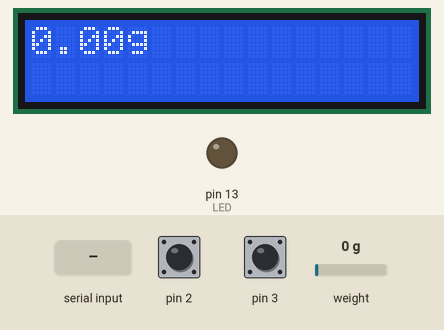
The sketch below on a simulated Arduino Uno, built with avr-gcc and run on an emulated ATmega328P. Parts: 16×2 character LCD, output pins drawn as LEDs (lit = HIGH). The inputs (shaded band) are chosen by the test bench; at power-on: pin 2 HIGH, pin 3 HIGH, weight on the scale 0 g. What the sketch prints to the serial monitor is not drawn.

Above: at 6.2 s.
6.3 s: pin 2 pulled LOW for 0.15 s
At 9.1 s:
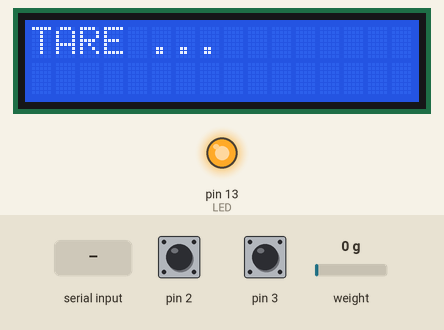
9.4 s: pin 3 pulled LOW for 0.15 s
At 12.2 s:
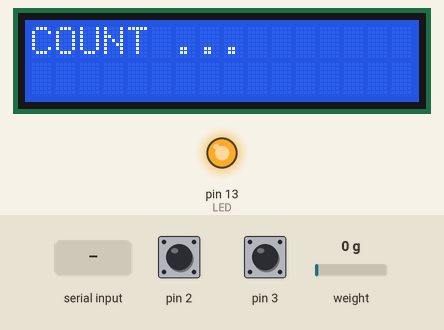
12.5 s: weight on the scale set to 100 g
15.5 s: "L90\n" received over Serial
18.5 s: pin 2 pulled LOW for 1 s
At 22.4 s:
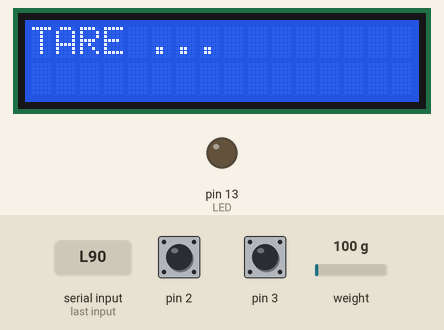
22.5 s: weight on the scale set to 1250 g
At 24.99 s:
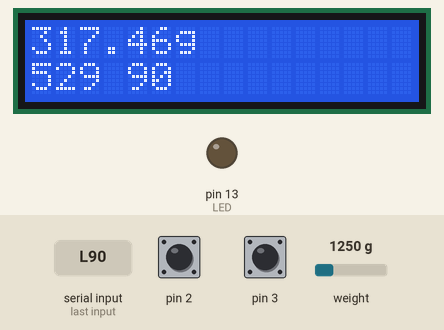
Timing chart, 0 to 29.2 s (numbered marks = the images above; inputs shaded):
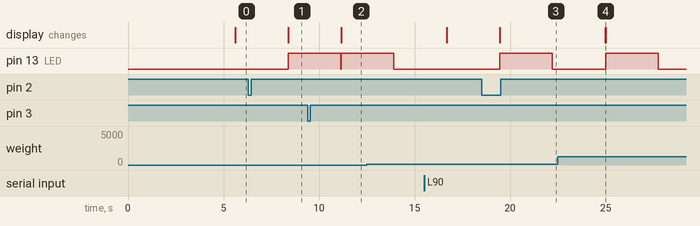

The sketch:

counting_scale.ino
```cpp
#include <Q2HX711.h>
#include <LiquidCrystal_I2C.h>

const int resolution=1000;
const byte hx711_data_pin = A3;
const byte hx711_clock_pin = A2;
const int  MaxChars=15;

String commandChars="~CWL";
char   strValue[MaxChars+1];
char   serialInputType=' ';
float  itemWeight=0.00;
int    index=0;
long   total=0;
long   average = 0;
long   tareWeight=0;
String LCDLine1,LCDLine2;
String itemLabel;
bool doTare=false;
bool doCount=false;

Q2HX711 hx711(hx711_data_pin, hx711_clock_pin);
LiquidCrystal_I2C lcd(0x3F,16,2);

void updateLCD () {
  lcd.clear();
  lcd.setCursor(0,0);
  lcd.print(LCDLine1);
  Serial.print("A");
  Serial.println(LCDLine1);

  lcd.setCursor(0,1);
  lcd.print(LCDLine2);
  Serial.print("B");
  Serial.println(LCDLine2);
}

long readingAverage(int samples=25,long t=0) {
 total=0;

 for (int i=0; i<samples;i++) {
    total=total+((hx711.read()/resolution)-t);
    delay(10);
 }
 return (total / samples);
}

void _doTare() {
  doTare=true;
}

void setTare() {
  doTare=false;
  LCDLine1="TARE ...";
  LCDLine2="";
  updateLCD();
  digitalWrite(13, !digitalRead(13)); // Toggle LED on pin 13
  tareWeight=readingAverage(25,0);
  digitalWrite(13, !digitalRead(13)); // Toggle LED on pin 13
}

void _doCount() {
  doCount=true;
}
void getItemWeight(float c=25.00)
{
  doCount=false;
  LCDLine1="COUNT ...";
  LCDLine2="";
  updateLCD();
  digitalWrite(13, !digitalRead(13)); // Toggle LED on pin 13
  itemWeight=readingAverage(25,tareWeight) / c;
  Serial.print('I');
  Serial.println(int(itemWeight*100));
  digitalWrite(13, !digitalRead(13)); // Toggle LED on pin 13
}

void setup() {
  Serial.begin(38400);
  Serial.println("Counting Scale - Version 0.9");
  pinMode(13, OUTPUT);
  pinMode(2, INPUT_PULLUP);
  pinMode(3, INPUT_PULLUP);
  attachInterrupt(0, _doTare, CHANGE);
  attachInterrupt(1, _doCount, CHANGE);
  lcd.init(); //initialize the lcd
  lcd.backlight(); //open the backlight
  LCDLine1="Initializing ...";
  LCDLine2="";
  updateLCD();
  tareWeight=readingAverage(25,0);
}

void setLabel(char ch) {
  if(index < MaxChars && (isDigit(ch) or isAlpha(ch) or isWhitespace(ch))) {
    strValue[index++] = ch;
  }
  else
  {
    itemLabel=strValue;
    index = 0;
//    strValue[0]=(char)0;
    memset(strValue, 0, sizeof strValue);
    serialInputType=' ';
  }
}

void setItemWeight(char ch) {
  int tempWeight;
  if(index < MaxChars && isDigit(ch)) {
    strValue[index++] = ch;
  }
  else
  {
    tempWeight =atoi(strValue);
    if(tempWeight > 0){
      itemWeight=tempWeight/100.00;

  //    lcd.print(itemWeight);
    }
      index = 0;
      memset(strValue, 0, sizeof strValue);
      serialInputType=' ';
  }
}

void readCommand(char ch) {
  serialInputType=' ';
  switch (ch) {

    case '2' : // Count 25
      getItemWeight(25);
      break;

    case '5' : // Count 50
      getItemWeight(50);
      break;

    case '7' : // Count 75
      getItemWeight(75);
      break;

    case '1' : // Count 100
      getItemWeight(100);
      break;

    case 'T' : // Tare
      setTare();
      break;
  }
}

void serialEvent()
{
  while(Serial.available())
  {
    char ch = Serial.read();

    switch (serialInputType) {
      case 'W' :
        setItemWeight(ch);
        break;

      case 'L' :
        setLabel(ch);
        break;

      case 'C' :
        readCommand(ch);
        break;
      case 'V' :
        Serial.println("Counting Scale - Version 0.9");
        break;
      case ' ' :
        if (commandChars.indexOf(ch)>0) {
          serialInputType=ch;
        }
        break;
     }
   }
}
void loop() {
  if (doTare) {
    setTare();
  }

  if (doCount) {
    getItemWeight(25);
  }

  average=readingAverage(25,tareWeight);
  Serial.println(average);
  LCDLine1=String(average*0.715)+"g";

  // if item weight has been set, calculate and show quantity
  if (itemWeight>0) {

    // Do not want to show quantity as negative
    if (average>0) {
      LCDLine2=String(average / itemWeight,0);
    }
    else {
      LCDLine2="0";
    }

    // if there is an associated label, show it. Otherwise show pcs
    if (itemLabel!="") {
      LCDLine2=LCDLine2+" "+itemLabel;
    }
   else {
      LCDLine2=LCDLine2+" Pcs";
    }
  }
  updateLCD();
}
```

Measured:
- after the input at 6.3 s, pin 13 (LED): LOW → HIGH after 2.1 s; the display: changes after 2.1 s (image 1)
- after the input at 9.4 s, the display: changes after 1.7 s (image 2)
- after the input at 18.5 s, pin 13 (LED): LOW → HIGH after 0.96 s, → LOW 2.8 s later; the display: first differs from a run without the input after 0.96 s (image 3)
- after the input at 22.5 s, the display: changes after 2.5 s (image 4)
